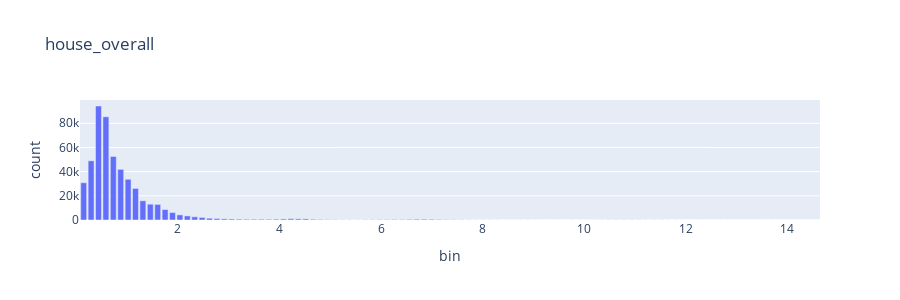
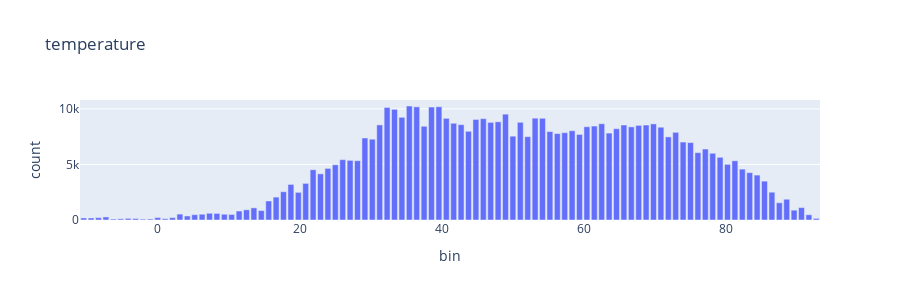
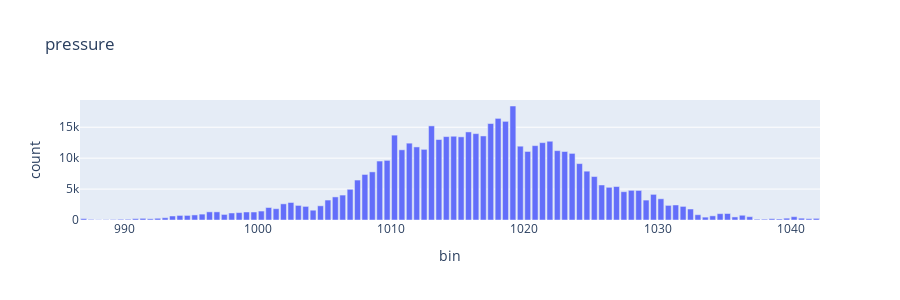
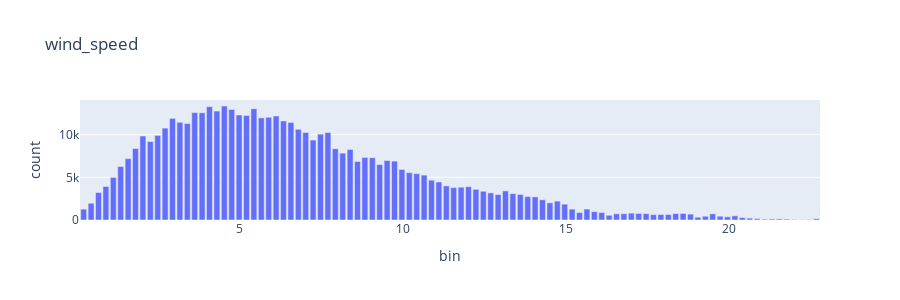

Here is the notebook cell these charts were saved with, in order:
### Code cell
cols = ['house_overall', 'temperature', 'pressure', 'wind_speed']


for i in range(4):
    d = rx.just(dist[i]).pipe(
            rs.math.dist.describe(),
        ).run()
    display(namedtuple_to_df(d, columns=[cols[i]]))
    
    df_hist = rx.just(dist[i]).pipe(
        rs.math.dist.histogram(),
        rs.ops.map(lambda i: pd.DataFrame(np.array(i), columns=["bin", "count"])),
    ).run()

    fig = px.bar(df_hist, x="bin", y="count", title=cols[i])
    fig.update_layout(height=300)
    fig.show()
